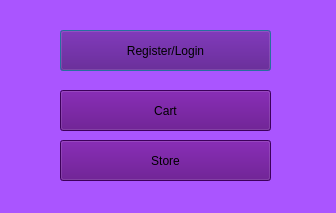
<?xml version="1.0" encoding="UTF-8"?>
<ui version="4.0">
 <class>profile</class>
 <widget class="QDialog" name="profile">
  <property name="geometry">
   <rect>
    <x>0</x>
    <y>0</y>
    <width>336</width>
    <height>213</height>
   </rect>
  </property>
  <property name="windowTitle">
   <string>Dialog</string>
  </property>
  <property name="styleSheet">
   <string notr="true">background-color: rgb(170, 85, 255);</string>
  </property>
  <widget class="QPushButton" name="pushButton">
   <property name="geometry">
    <rect>
     <x>60</x>
     <y>30</y>
     <width>211</width>
     <height>41</height>
    </rect>
   </property>
   <property name="styleSheet">
    <string notr="true">background-color: rgb(85, 0, 127);</string>
   </property>
   <property name="text">
    <string>Register/Login</string>
   </property>
  </widget>
  <widget class="QPushButton" name="pushButton_2">
   <property name="geometry">
    <rect>
     <x>60</x>
     <y>90</y>
     <width>211</width>
     <height>41</height>
    </rect>
   </property>
   <property name="styleSheet">
    <string notr="true">background-color: rgb(85, 0, 127);</string>
   </property>
   <property name="text">
    <string>Cart</string>
   </property>
  </widget>
  <widget class="QPushButton" name="pushButton_3">
   <property name="geometry">
    <rect>
     <x>60</x>
     <y>140</y>
     <width>211</width>
     <height>41</height>
    </rect>
   </property>
   <property name="styleSheet">
    <string notr="true">background-color: rgb(85, 0, 127);</string>
   </property>
   <property name="text">
    <string>Store</string>
   </property>
  </widget>
 </widget>
 <resources/>
 <connections/>
</ui>
